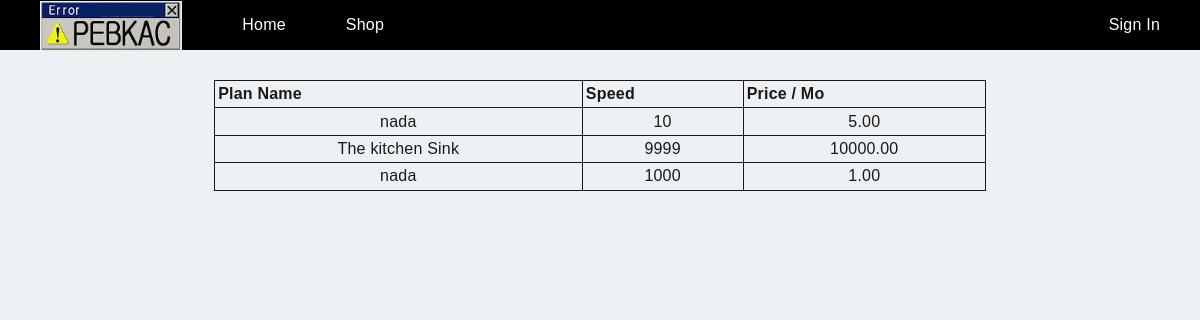
/plans.php, run on the app's committed database.
### tables this page shows
CREATE TABLE Plan (
	id				INT AUTO_INCREMENT NOT NULL,
	name			VARCHAR(255),
	price			DECIMAL(9, 2),
	speed			INT,
	added_by		INT,
	PRIMARY KEY (id),
	FOREIGN KEY (added_by) REFERENCES Employee(id) ON DELETE SET NULL
);

### public/setup.php (called while the page is built, shortened)
<?php
function clean_input($data) {
	$data = trim($data);
	$data = stripslashes($data);
	$data = htmlspecialchars($data);
	return $data;
}

### public/plans.php (the view, shortened to what this page needs)
<?php include '_header.php' ?>
<?php
	$conn = mysqli_connect(DB_HOST, DB_USER, DB_PASSWORD, DB_NAME);
	$query = "";
	if(isset($_SESSION['id'])) {
		$query = "SELECT p.name, p.price, p.speed, c.id, p.id FROM Plan p LEFT JOIN Customer c ON c.address_id IN (SELECT address_id FROM Address_Plans WHERE plan_id = p.id) AND c.id = " . $_SESSION['id'];
	} else {
		$query = "SELECT p.name, p.price, p.speed, NULL, p.id FROM Plan p";
	}
	$result = mysqli_query($conn, $query);
	$num_row = mysqli_num_rows($result);
	echo "<table>";
	echo '<tr style="margin:auto"><th>Plan Name</th><th>Speed</th><th>Price / Mo</th>';
	echo "</tr>";
	for($i=0; $i<$num_row; $i++) {
		$plan=mysqli_fetch_row($result);
		echo '<tr><td>';
		echo $plan[0];
		echo '</td><td>' . clean_input($plan[2]) . "</td><td>" . clean_input($plan[1]) . "</td>";
		echo "</tr>";
	}
	echo "</table>";
	?>
<?php include '_footer.php' ?>

### data on the page
plan: name "nada", speed "10", price "5.00"
plan: name "The kitchen Sink", speed "9999", price "10000.00"
plan: name "nada", speed "1000", price "1.00"
